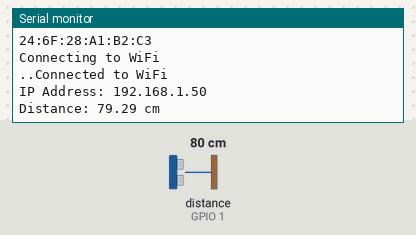
Bench run of a program on a simulated Seeed XIAO ESP32-S3. On the bench: the last lines printed to the serial monitor. Wiring (inferred from the names in the program): ultrasonic range finder: trigger GPIO 2; echo GPIO 1. The test bench sets the inputs (shaded band); at power-on: distance to the obstacle (sensor on GPIO 1) 80 cm. The echo pulse lasts 58.3 µs per cm; WiFi joins after 1.5 s; servers stay silent unless stated.

Above: at 3.8 s.
3.9 s: distance to the obstacle (sensor on GPIO 1) set to 2 cm
At 4.6 s:
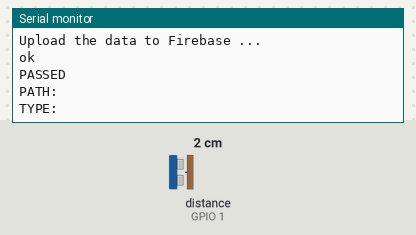
5.5 s: distance to the obstacle (sensor on GPIO 1) set to 4 cm
At 7.0 s:
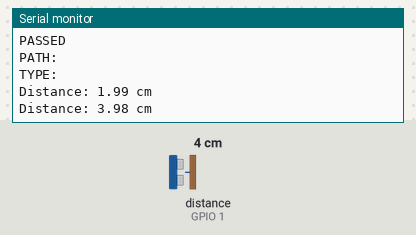
Timing chart, 0 to 8.5 s (numbered marks = the images above; inputs shaded):
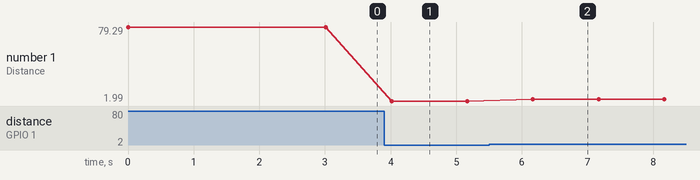

Measured:
- after the input at 3.9 s, the serial monitor: prints a new line after 0.11 s (image 1)
- after the input at 5.5 s, the serial monitor: prints a new line after 0.67 s (image 2)
- plotted number 1: 79.29 → 1.99 after the input at 3.9 s, 1.99 → 3.98 after the input at 5.5 s

The program:

main.cpp
```cpp
#include <Arduino.h>
#include <WiFi.h>
#include <Firebase_ESP_Client.h>

#include "addons/TokenHelper.h"
//Provide the RTDB payload printing info and other helper functions.
#include "addons/RTDBHelper.h"

const char* ssid = "UW MPSK";
const char* password = "4kwYpX)n#r"; // Replace with your network password
#define DATABASE_URL "https://jwu-514-lab5-default-rtdb.firebaseio.com" // Replace with your database URL
#define API_KEY "AIzaSyBzxQACR5RsEemz_8Xy8KYP4emIRiLfJRM" // Replace with your API key
#define STAGE_INTERVAL 12000 // 12 seconds each stage
#define MAX_WIFI_RETRIES 5 // Maximum number of WiFi connection retries

//Define Firebase Data object
FirebaseData fbdo;

FirebaseAuth auth;
FirebaseConfig config;

unsigned long sendDataPrevMillis = 0;
int count = 0;
bool signupOK = false;

// HC-SR04 Pins
const int trigPin = 2;
const int echoPin = 1;

// Define sound speed in cm/usec
const float soundSpeed = 0.034;

// Function prototypes
float measureDistance();
void connectToWiFi();
void initFirebase();
void sendDataToFirebase(float distance, int uploadInterval);

void setup() {
  // put your setup code here, to run once:
  Serial.begin(115200);

  pinMode(trigPin, OUTPUT);
  pinMode(echoPin, INPUT);

  unsigned long startTime = millis();
  unsigned long currentTime = millis();
  long TOTAL_TIME = 86400000; // 24 hour to milisecond
  long outRangeTimestamp = 0L;
  bool outRangeFlag = false;
  float prevDistance = measureDistance();
  int CONTINUE_OUT_RANGE_TIME = 10000;// distance > 50cm for more than 10s can trigger sleep mode
  int SLEEP_TIME = 30000;//sleep mode last for 30s
  float OUT_RANGE_DIS = 50.0f;//distance > 50cm is out of range and cannot be measured
  float VALID_DELTA = 5.0f;//move distance > 5cm can trigger for sending data
  Serial.println("Connect to the WiFi ... ");
  connectToWiFi();
  delay(1000);
  while (currentTime - startTime < TOTAL_TIME) {
    float currentDistance = measureDistance();

    if (outRangeFlag && currentTime - outRangeTimestamp >= CONTINUE_OUT_RANGE_TIME) {
      // sleep
      Serial.println("Start to sleep");
      WiFi.disconnect();
      esp_sleep_enable_timer_wakeup(SLEEP_TIME * 1000); // in microseconds
      esp_deep_sleep_start();
      outRangeFlag = false;
      outRangeTimestamp = millis();
      connectToWiFi();
      delay(1000);
    }

    if (currentDistance > OUT_RANGE_DIS) {
      if (!outRangeFlag) {
        // first time out of range
        // record the out of range start time stamp
        outRangeTimestamp = currentTime;
        outRangeFlag = true;
      }
    } else {
      outRangeFlag = false;
      outRangeTimestamp = currentTime;

      float delta = abs(currentDistance - prevDistance);
      if (delta > VALID_DELTA) {
        Serial.println("Upload the data to Firebase ... ");
        initFirebase();
        sendDataToFirebase(currentDistance, 1000);
      }
    }
    prevDistance = currentDistance;
    currentTime = millis();
    delay(1000);
  }
}

void loop(){
  // This is not used
}

float measureDistance()
{
  digitalWrite(trigPin, LOW);
  delayMicroseconds(2);
  digitalWrite(trigPin, HIGH);
  delayMicroseconds(10);
  digitalWrite(trigPin, LOW);

  long duration = pulseIn(echoPin, HIGH);
  float distance = duration * soundSpeed / 2;

  Serial.print("Distance: ");
  Serial.print(distance);
  Serial.println(" cm");
  return distance;
}

void connectToWiFi()
{
  // Print the device's MAC address.
  Serial.println(WiFi.macAddress());
  WiFi.begin(ssid, password);
  Serial.println("Connecting to WiFi");
  int wifiCnt = 0;
  while (WiFi.status() != WL_CONNECTED) {
    delay(1000);
    Serial.print(".");
    wifiCnt++;
    if (wifiCnt > MAX_WIFI_RETRIES){
      Serial.println("WiFi connection failed");
      ESP.restart();
    }
  }
  Serial.println("Connected to WiFi");
  Serial.print("IP Address: ");
  Serial.println(WiFi.localIP());
}

void initFirebase()
{
  /* Assign the api key (required) */
  config.api_key = API_KEY;

  /* Assign the RTDB URL (required) */
  config.database_url = DATABASE_URL;

  /* Sign up */
  if (Firebase.signUp(&config, &auth, "", "")){
    Serial.println("ok");
    signupOK = true;
  }
  else{
    Serial.printf("%s\n", config.signer.signupError.message.c_str());
  }

  /* Assign the callback function for the long running token generation task */
  config.token_status_callback = tokenStatusCallback; //see addons/TokenHelper.h

  Firebase.begin(&config, &auth);
  Firebase.reconnectNetwork(true);
}

void sendDataToFirebase(float distance, int uploadInterval){
    if (Firebase.ready() && signupOK && (millis() - sendDataPrevMillis > uploadInterval || sendDataPrevMillis == 0)){
    sendDataPrevMillis = millis();
    // Write an Float number on the database path test/float
    if (Firebase.RTDB.pushFloat(&fbdo, "test/distance", distance)){
      Serial.println("PASSED");
      Serial.print("PATH: ");
      Serial.println(fbdo.dataPath());
      Serial.print("TYPE: " );
      Serial.println(fbdo.dataType());
    } else {
      Serial.println("FAILED");
      Serial.print("REASON: ");
      Serial.println(fbdo.errorReason());
    }
    count++;
  }
}
```
